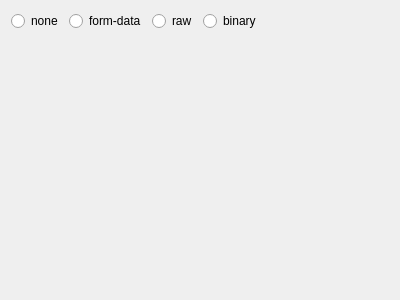
<?xml version="1.0" encoding="UTF-8"?>
<ui version="4.0">
 <class>Form</class>
 <widget class="QWidget" name="Form">
  <property name="geometry">
   <rect>
    <x>0</x>
    <y>0</y>
    <width>400</width>
    <height>300</height>
   </rect>
  </property>
  <property name="windowTitle">
   <string>Form</string>
  </property>
  <layout class="QGridLayout" name="gridLayout">
   <item row="0" column="0">
    <layout class="QHBoxLayout" name="horizontalLayout">
     <item>
      <widget class="QRadioButton" name="none_radioButton">
       <property name="text">
        <string>none</string>
       </property>
      </widget>
     </item>
     <item>
      <widget class="QRadioButton" name="form_radioButton">
       <property name="text">
        <string>form-data</string>
       </property>
      </widget>
     </item>
     <item>
      <widget class="QRadioButton" name="raw_radioButton">
       <property name="text">
        <string>raw</string>
       </property>
      </widget>
     </item>
     <item>
      <widget class="QRadioButton" name="binary_radioButton">
       <property name="text">
        <string>binary</string>
       </property>
      </widget>
     </item>
     <item>
      <spacer name="horizontalSpacer">
       <property name="orientation">
        <enum>Qt::Horizontal</enum>
       </property>
       <property name="sizeHint" stdset="0">
        <size>
         <width>40</width>
         <height>20</height>
        </size>
       </property>
      </spacer>
     </item>
    </layout>
   </item>
   <item row="1" column="0">
    <widget class="QStackedWidget" name="body_stackedWidget">
     <widget class="QWidget" name="page"/>
     <widget class="QWidget" name="page_2"/>
    </widget>
   </item>
  </layout>
 </widget>
 <resources/>
 <connections/>
</ui>
